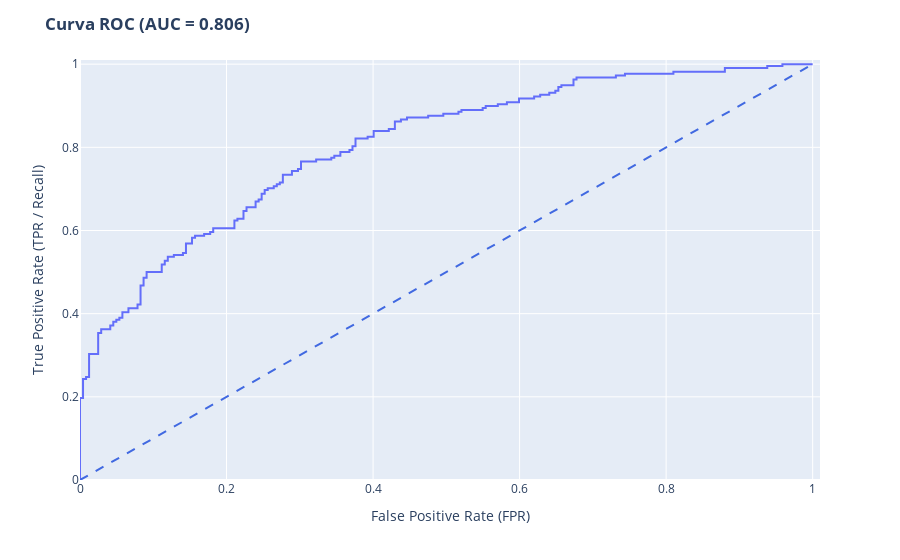

Notebook cell for this chart:
### Markdown cell above
# 6. Avaliando o modelo

### Code cell
if NUM_CLASSES == 2:
  out = trainer.evaluate(model, val_loader)
  plot_interactive_roc_curve(out['targets'], out['preds'])

### Figure 1 — Plotly figure (JSON) as saved in the notebook; plotly's stock layout.template omitted (floating-point values rounded to 4 significant figures; data arrays with more than 128 entries replaced by an {"elided": "..."} marker saying what was removed)
{"data": [{"customdata": {"elided": "161x1 float values"}, "hovertemplate": "<b>FPR</b>: %{x:.3f}<br><b>TPR (Recall)</b>: %{y:.3f}<br><b>Threshold</b>: %{customdata[0]:.3f}<extra></extra>", "legendgroup": "", "line": {"color": "#636efa", "dash": "solid"}, "marker": {"symbol": "circle"}, "mode": "lines", "name": "", "orientation": "v", "showlegend": false, "type": "scatter", "x": {"elided": "161 float values"}, "xaxis": "x", "y": {"elided": "161 float values"}, "yaxis": "y"}], "layout": {"legend": {"tracegroupgap": 0}, "margin": {"t": 60}, "shapes": [{"line": {"color": "RoyalBlue", "dash": "dash"}, "type": "line", "x0": 0, "x1": 1, "y0": 0, "y1": 1}], "showlegend": false, "title": {"text": "<b>Curva ROC (AUC = 0.806)</b>"}, "xaxis": {"anchor": "y", "domain": [0, 1], "range": [0, 1.01], "title": {"text": "False Positive Rate (FPR)"}}, "yaxis": {"anchor": "x", "domain": [0, 1], "range": [0, 1.01], "title": {"text": "True Positive Rate (TPR / Recall)"}}}}
